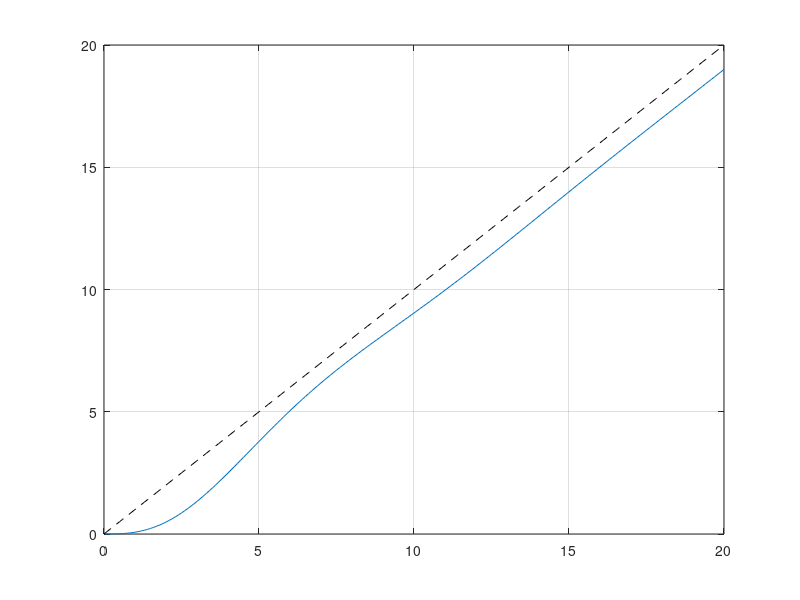

MATLAB code to generate this figure:
t=0:0.1:20; 
G=tf([0.51],[1 0.51 0.51])

%u=ones(1, length(t)); 


u=t; %Ramp 
%u=0.5*t.*t; %'Par?bola

y=lsim(G,u,t);

plot(t,y)
hold on
plot(t,u,'--k')
grid 

